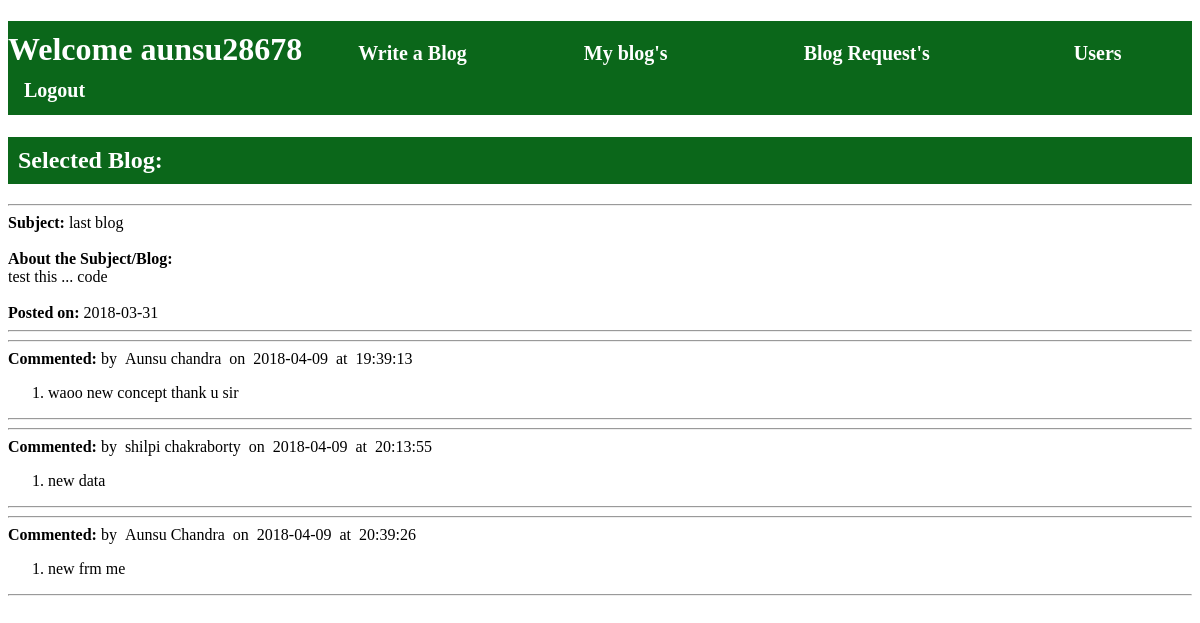
Screenshot of /fetch_comm_a.php?code=506 (signed in) with the database file from the repository.
### tables this page shows
CREATE TABLE `blog` (
  `b_id` int(11) NOT NULL,
  `b_sub` varchar(255) NOT NULL,
  `b_content` varchar(255) NOT NULL,
  `b_date` date NOT NULL,
  `b_time` time NOT NULL,
  `a_fname` varchar(255) NOT NULL
);

CREATE TABLE `comnt` (
  `c_id` int(11) NOT NULL,
  `c_cont` varchar(255) NOT NULL,
  `b_id` int(11) NOT NULL,
  `u_fname` varchar(255) NOT NULL,
  `c_date` date NOT NULL,
  `c_time` time NOT NULL
);

### fetch_comm_a.php (the view, shortened to what this page needs)
<?php
require 'db_link.php';
?>
<!DOCTYPE HTML>
<html lang="en-US">
<head>
	<link rel="stylesheet" href="style.css">
</head>
<body>
	<h1>Welcome <?php echo $_SESSION['a_e']; ?><a href="home_a.php">Write a Blog </a> <a href="m_blog.php">My blog's</a><a href="req_a.php">Blog Request's</a> <a href="users_a.php">Users</a> <a href="logout.php">Logout</a></h1>
<h2>Selected Blog: </h2>
<?php
if (isset($_GET['code'])) {
$id=$_GET['code'];
$sql="select * from blog where b_id=$id ";
$md=mysqli_query($cnt,$sql) or die("Can not fetch data from database ".mysqli_error($cnt));
if(mysqli_num_rows($md)>0){
      while($r=mysqli_fetch_array($md))
      {
          ?>
<hr>
<strong> Subject: </strong><?php echo $r['b_sub'] ?><br><br>
<strong>About the Subject/Blog: </strong><br><?php echo $r['b_content'] ?><br><br>
<strong>Posted on: </strong><?php echo $r['b_date'] ?> <br>
<hr>
<?php
}
}
}
$sql="select * from comnt where b_id='$id' order by c_time ";
$md=mysqli_query($cnt,$sql) or die("Can not fetch data from database ".mysqli_error($cnt));
if(mysqli_num_rows($md)>0)
  	{
      while($r=mysqli_fetch_array($md))
        {
?>
			<hr>
            <strong><label>Commented: </label></strong> by &nbsp;<?php echo $r['u_fname']; ?>
            &nbsp;on &nbsp;<?php echo $r['c_date']; ?>&nbsp; at &nbsp;<?php echo $r['c_time']; ?><br>
            <ol>
            	<li>
					<?php echo $r['c_cont']; ?>
            	</li>
            </ol>
            <hr>
          <?php
    	}
    }else{
    	?>
     <strong>Sorry! There is No Comments to Show.</strong>
    <?php
    }
?>
</body>
</html>

### style.css (style rules this page uses)
h1 { background:#0B671A; padding:10px 0px; color:white; }
h2 { background:#0B671A; padding:10px; color:white; }
a { text-decoration: none; color:white; background:#0B671A; font-size: 20px; }

### rows the page displays
blog: b_sub "last blog", b_content "test this ... code", b_date "2018-03-31"
comnt: u_fname "Aunsu chandra", c_date "2018-04-09", c_time "19:39:13", c_cont "waoo new concept thank u sir"
comnt: u_fname "shilpi chakraborty", c_date "2018-04-09", c_time "20:13:55", c_cont "new data"
comnt: u_fname "Aunsu Chandra", c_date "2018-04-09", c_time "20:39:26", c_cont "new frm me"

### other values shown
$_SESSION['a_e'] "aunsu28678"
